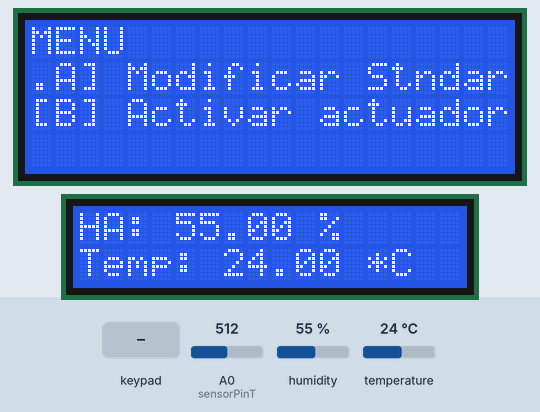
The sketch below on a simulated Arduino Uno, built with avr-gcc and run on an emulated ATmega328P. Shown: 20×4 character LCD, 16×2 character LCD. Inputs (shaded band) come from the test bench; at power-on: A0 (sensorPinT) = 512, humidity 55 %, temperature 24 °C. What the sketch prints to the serial monitor is not drawn.

Above: at 1.3 s.
1.4 s: A0 (sensorPinT) set to 669
At 6.7 s:
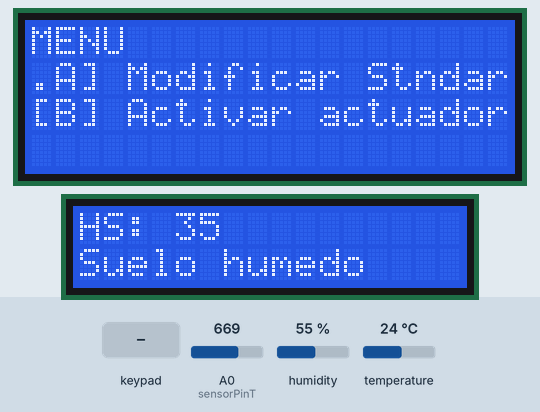
9.8 s: A0 (sensorPinT) set to 701
At 15.8 s:
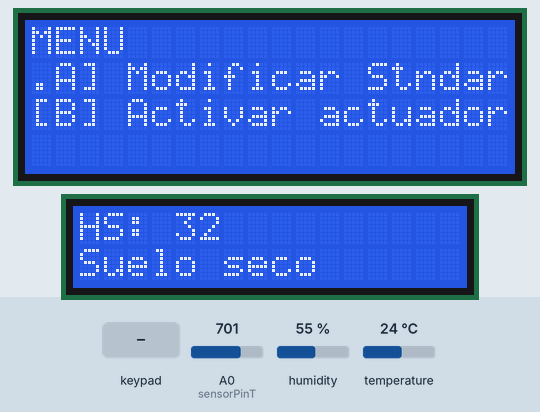
19.2 s: key 'A' pressed
At 21.4 s:
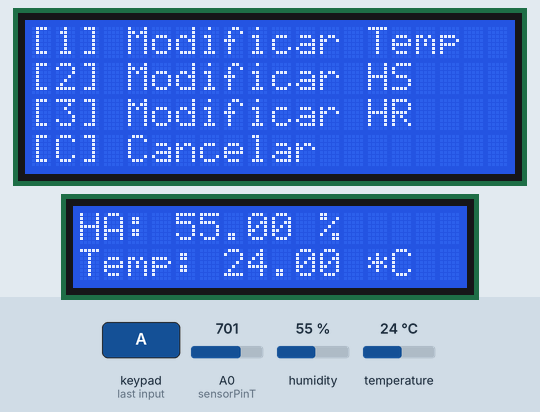
26.1 s: key 'B' pressed
At 34.3 s:
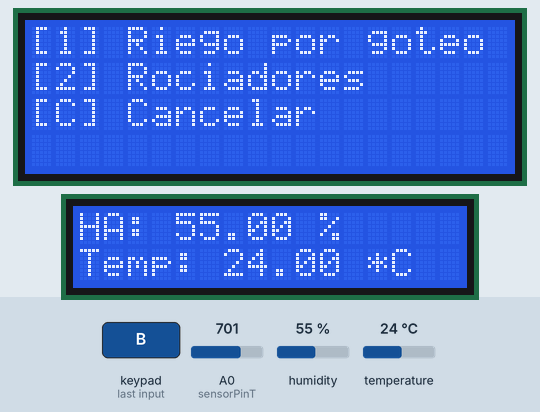
35.5 s: A0 (sensorPinT) set to 306
At 40.0 s:
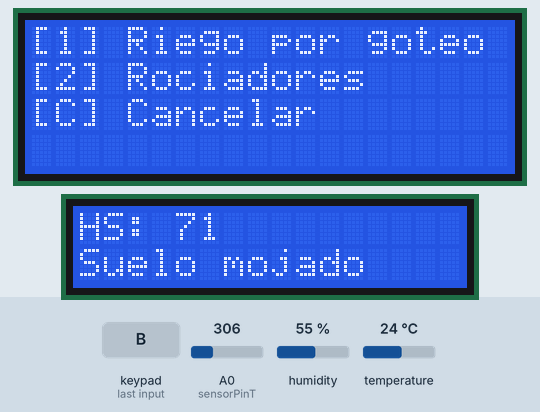
44.9 s: key 'C' pressed
At 46.2 s:
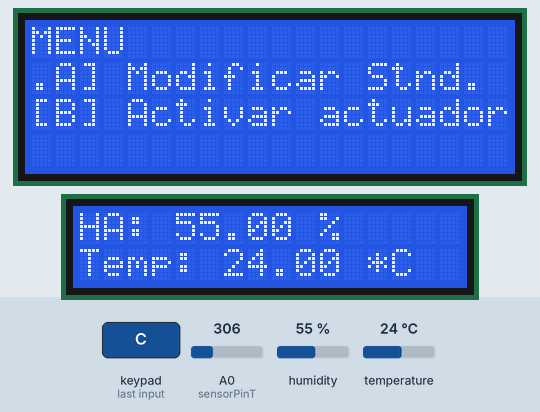
Timing chart, 0 to 47.9 s (numbered marks = the images above; inputs shaded):
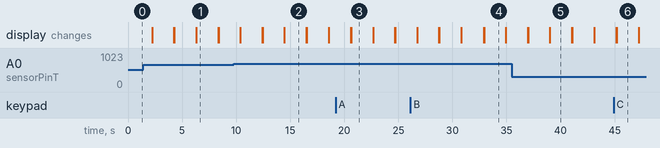

Measured:
- the behaviour switches between 685 and 686 on A0 (sensorPinT) (found by bisection; images 1 and 2)
- after the input at 9.8 s, the display: first differs from a run without the input after 4.7 s (image 2)
- after the input at 19.2 s, the display: first changes after 1.4 s (image 3 shows a later state)
- after the input at 26.1 s, the display: first differs from a run without the input after 6.8 s (image 4 shows a later state)
- after the input at 35.5 s, the display: first differs from a run without the input after 3.5 s (image 5)
- after the input at 44.9 s, the display: first changes after 0.24 s (image 6 shows a later state)
- what the display in image 1 shows lasts 2.0 s, from 6.3 s to 8.3 s

The sketch:

dosLCD_i2c.ino
```cpp
#include <string.h>

#include <Keypad.h> // libreria necesaria para KeyPad
#include <Wire.h>                 // libreria necesaria para bus I2C
#include <DHT.h> //Incluimos librería
#include <LiquidCrystal_I2C.h> //libreria necesaria para display I2C

#define DHTPIN 10 //Definimos el pin digital donde se conecta el sensor
#define DHTTYPE DHT11 //Dependiendo del tipo de sensor

LiquidCrystal_I2C lcd20x4(0x23, 20, 4); // configuramos el LCD en la direccion de bus I2C que es 0x27 y el tamaño columnas x filas 20x4
LiquidCrystal_I2C lcd16x2(0x27, 16, 2);

DHT dht(DHTPIN, DHTTYPE); //Inicializamos el sensor DHT11

bool riegoGoteo = false;
bool rociador = false;
const int sensorPinT = A0;
const int releGoteo = 11;
const int releRocio = 12;
const byte ROWS = 4;
const byte COLS = 4;
char keys[ROWS][COLS] = {
  {'1', '2', '3', 'A'},
  {'4', '5', '6', 'B'},
  {'7', '8', '9', 'C'},
  {'*', '0', '#', 'D'}
};
byte rowPins[ROWS] = {5, 4, 3, 2}; //Filas(pines del 5 al 2)
byte colPins[COLS] = {9, 8, 7, 6}; //Columnas (pines del 9 al 6)
int valT, liHs = 34, lsHs = 66;
float h, t, liHa = 0.4, lsHa = 0.6, liTemp, lsTemp;


Keypad keypad = Keypad( makeKeymap(keys), rowPins, colPins, ROWS, COLS );

void setup() {
  Serial.begin (9600);

  Wire.begin(); // Unimos este dispositivo al bus I2C

  dht.begin();
  lcd20x4.init(); // initialza el lcd
  lcd20x4.backlight(); // enciende la luz de fondo del display

  lcd16x2.init(); // initialza el lcd
  lcd16x2.backlight(); // enciende la luz de fondo del display

  lcd20x4.setCursor(0, 0);
  lcd20x4.print("MENU");
  lcd20x4.setCursor(0, 1);
  lcd20x4.print("[A] Modificar Stndar");
  lcd20x4.setCursor(0, 2);
  lcd20x4.print("[B] Activar actuador.");
}

void loop() {
  //Capturando datos
  valT = map(analogRead(sensorPinT), 0, 1023, 100, 0); //Trunca un valor del rango de (1023, 0) ajustandolo a los porcentajes de (0 y 100)
  valT = constrain(valT, 0, 100); //Restringe un número a estar dentro del porcentaje de 0 y 100

  float t = dht.readTemperature(); // Leemos la temperatura en grados centígrados (por defecto)
  float h = dht.readHumidity(); // Leemos la humedad relativa

  //Validando lecturas de Temperatura y Humedad Relativa
  if (isnan(h) || isnan(t)) {
    Serial.println("Error obteniendo los datos del sensor DHT11");
    return;
  }

  //Desplegando datos en pantalla y puerto Serial
  lcd16x2.setCursor(0, 0);
  lcd16x2.print("HA: ");
  lcd16x2.print(h);
  lcd16x2.print(" %");
  Serial.print("HA:");
  Serial.print(h);
  Serial.println(" %");

  if (h < liHa) {
    digitalWrite(releRocio, HIGH);
    rociador = true;
    Serial.println("Rociador encendido");
  }
  if (h > lsHa) {
    digitalWrite(releRocio, LOW);
    rociador = false;
    Serial.println("Rociador apagado");
  }
  lcd16x2.setCursor(0, 1);
  lcd16x2.print("Temp: ");
  lcd16x2.print(t);
  lcd16x2.print(" *C");
  delay(2000);
  Serial.print("Temp:");
  Serial.print(t);
  Serial.println(" *C");
  lcd16x2.clear();

  //Desplegando datos de la Humedad en el suelo
  lcd16x2.setCursor(0, 0);
  lcd16x2.print("HS: ");
  lcd16x2.print(valT);
  Serial.print("HS:");
  Serial.print(valT);
  Serial.println(" %");
  if ((valT >= 0) and (valT <= 33)) {
    lcd16x2.setCursor(0, 1);
    lcd16x2.print("Suelo seco");
    Serial.println("Suelo seco");
    digitalWrite(releGoteo, HIGH);
    riegoGoteo = true;

    Serial.println("Riego por goteo encendido");
  } else if ((valT >= liHs) and (valT <= lsHs)) {
    lcd16x2.setCursor(0, 1);
    lcd16x2.print("Suelo humedo");
    Serial.println("Suelo humedo");
  } else {
    lcd16x2.setCursor(0, 1);
    lcd16x2.print("Suelo mojado ");
    Serial.println("Suelo mojado");
    digitalWrite(releGoteo, LOW);
    riegoGoteo = false;
    Serial.println("Riego por goteo apagado");
  }

  delay(2000);
  lcd16x2.clear();

  //Leyendo Keypad
  char key = keypad.getKey();
  if (key != NO_KEY) {
    if (key == 'A') {
      lcd20x4.clear();
      lcd20x4.setCursor(0, 0);
      lcd20x4.print("[1] Modificar Temp");
      lcd20x4.setCursor(0, 1);
      lcd20x4.print("[2] Modificar HS");
      lcd20x4.setCursor(0, 2);
      lcd20x4.print("[3] Modificar HR");
      lcd20x4.setCursor(0, 3);
      lcd20x4.print("[C] Cancelar");

      if (key) {
        switch (key)
        {
          case '1':
            lcd20x4.clear();
            lcd20x4.setCursor(0, 0);
            lcd20x4.print("L imite inferior: ");
            lcd20x4.print(liHa);
            lcd20x4.setCursor(0, 1);
            lcd20x4.print("L imite inferior: ");
            lcd20x4.print(liHs);
            lcd20x4.setCursor(0, 2);
            lcd20x4.print("Nuevo valor: ");
            break;
          case '2':

            break;
          case '3':

            break;
        }
      }
    } if (key == 'B') {
      lcd20x4.clear();
      lcd20x4.setCursor(0, 0);
      lcd20x4.print("[1] Riego por goteo");
      lcd20x4.setCursor(0, 1);
      lcd20x4.print("[2] Rociadores");
      lcd20x4.setCursor(0, 2);
      lcd20x4.print("[C] Cancelar");
      if (key) {
        switch (key)
        {
          case '1':
            if (rociador) {
              lcd20x4.clear();
              lcd20x4.setCursor(0, 0);
              lcd20x4.print("Estado actual: ");
            }
            break;
          case '2':
            break;
        }
      }
    }
    if (key == 'C') {
      lcd20x4.clear();
      lcd20x4.setCursor(0, 0);
      lcd20x4.print("MENU");
      lcd20x4.setCursor(0, 1);
      lcd20x4.print("[A] Modificar Stnd.");
      lcd20x4.setCursor(0, 2);
      lcd20x4.print("[B] Activar actuador.");
    }
  }
}
```
